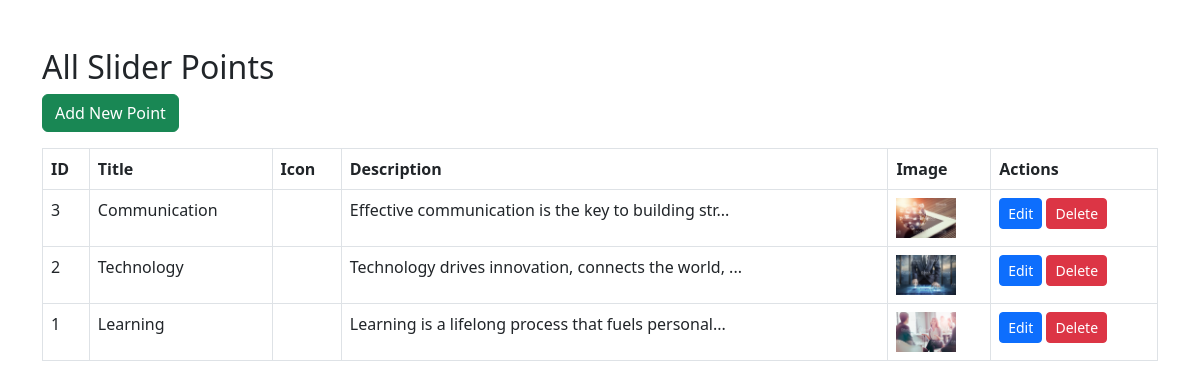
/points.php, run on the app's committed database.
### tables this page shows
CREATE TABLE `slider_points` (
  `id` int(11) NOT NULL,
  `title` varchar(100) NOT NULL,
  `icon` varchar(255) NOT NULL,
  `description` text NOT NULL,
  `image` varchar(255) NOT NULL
);

### points.php (the view, shortened to what this page needs)
<?php
include 'db.php';
$sql = "SELECT * FROM slider_points ORDER BY id DESC";
$result = $conn->query($sql);
?>
<!DOCTYPE html>
<html lang="en">
<head>
  <link href="https://cdn.jsdelivr.net/npm/bootstrap@5.3.0/dist/css/bootstrap.min.css" rel="stylesheet" />
</head>
<body>
<div class="container my-5">
  <h2>All Slider Points</h2>
  <a href="add_point.php" class="btn btn-success mb-3">Add New Point</a>
  <table class="table table-bordered">
    <thead>
      <tr>
        <th>ID</th>
        <th>Title</th>
        <th>Icon</th>
        <th>Description</th>
        <th>Image</th>
        <th>Actions</th>
      </tr>
    </thead>
    <tbody>
      <?php while($row = $result->fetch_assoc()): ?>
        <tr>
          <td><?= $row['id'] ?></td>
          <td><?= $row['title'] ?></td>
          <td><i class="<?= $row['icon'] ?>"></i></td>
          <td><?= substr($row['description'], 0, 50) ?>...</td>
          <td><img src="<?= $row['image'] ?>" width="60"></td>
          <td>
            <a href="edit_point.php?id=<?= $row['id'] ?>" class="btn btn-sm btn-primary">Edit</a>
            <a href="delete_point.php?id=<?= $row['id'] ?>" class="btn btn-sm btn-danger" onclick="return confirm('Delete this item?')">Delete</a>
          </td>
        </tr>
      <?php endwhile; ?>
    </tbody>
  </table>
</div>
</body>
</html>

### data on the page
slider_points: id "3", title "Communication", description "Effective communication is the key to building str", image (picture)
slider_points: id "2", title "Technology", description "Technology drives innovation, connects the world,", image (picture)
slider_points: id "1", title "Learning", description "Learning is a lifelong process that fuels personal", image (picture)
